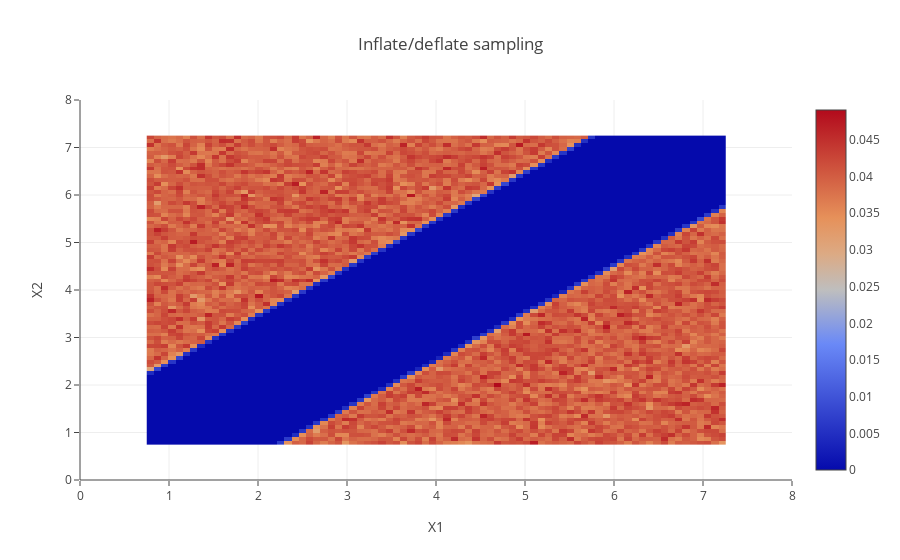

Notebook code cell kept with this figure:
### Markdown cell above
Also, we can compare the inflate/deflate implementation with previous results to check whether it provides the correct distribution.

### Code cell
id_sampler = InflateDeflateSampler(num_spheres=2, length=LENGTH, sigma=SIGMA)

s = id_sampler.sample(10**6)

# Inflate/deflate returns ordered configurations, so we shuffle
# them to have a nicer comparison with the previous algorithms.
for c in s:
    np.random.shuffle(c)

id_x1, id_x2 = s.swapaxes(0, 1)

# Plot the distribution of x1 and x2
lyt = Layout(xaxis=dict(range=(0, LENGTH), title="X1"), yaxis=dict(range=(0, LENGTH), title="X2"))
z, x, y = np.histogram2d(x=id_x1, y=id_x2, bins=80, normed=True)

data = [Heatmap(x=x, y=y, z=z.T)]
lyt.title = "Inflate/deflate sampling"
py.iplot(Figure(data=data, layout=lyt))

### Figure 1 — Plotly figure (JSON) as saved in the notebook; plotly's stock layout.template omitted (floating-point values rounded to 4 significant figures; data arrays with more than 128 entries replaced by an {"elided": "..."} marker saying what was removed)
{"data": [{"type": "heatmap", "x": [0.75, 0.8313, 0.9125, 0.9937, 1.075, 1.156, 1.237, 1.319, 1.4, 1.481, 1.562, 1.644, 1.725, 1.806, 1.887, 1.969, 2.05, 2.131, 2.212, 2.294, 2.375, 2.456, 2.537, 2.619, 2.7, 2.781, 2.862, 2.944, 3.025, 3.106, 3.187, 3.269, 3.35, 3.431, 3.512, 3.594, 3.675, 3.756, 3.837, 3.919, 4.0, 4.081, 4.162, 4.244, 4.325, 4.406, 4.487, 4.569, 4.65, 4.731, 4.812, 4.894, 4.975, 5.056, 5.137, 5.219, 5.3, 5.381, 5.462, 5.544, 5.625, 5.706, 5.787, 5.869, 5.95, 6.031, 6.112, 6.194, 6.275, 6.356, 6.437, 6.519, 6.6, 6.681, 6.762, 6.844, 6.925, 7.006, 7.087, 7.169, 7.25], "y": [0.75, 0.8313, 0.9125, 0.9938, 1.075, 1.156, 1.238, 1.319, 1.4, 1.481, 1.563, 1.644, 1.725, 1.806, 1.888, 1.969, 2.05, 2.131, 2.213, 2.294, 2.375, 2.456, 2.538, 2.619, 2.7, 2.781, 2.863, 2.944, 3.025, 3.106, 3.187, 3.269, 3.35, 3.431, 3.512, 3.594, 3.675, 3.756, 3.837, 3.919, 4.0, 4.081, 4.162, 4.244, 4.325, 4.406, 4.487, 4.569, 4.65, 4.731, 4.812, 4.894, 4.975, 5.056, 5.137, 5.219, 5.3, 5.381, 5.462, 5.544, 5.625, 5.706, 5.787, 5.869, 5.95, 6.031, 6.112, 6.194, 6.275, 6.356, 6.437, 6.519, 6.6, 6.681, 6.762, 6.844, 6.925, 7.006, 7.087, 7.169, 7.25], "z": {"elided": "80x80 float values"}}], "layout": {"title": "Inflate/deflate sampling", "xaxis": {"range": [0, 8], "title": "X1"}, "yaxis": {"range": [0, 8], "title": "X2"}}}
